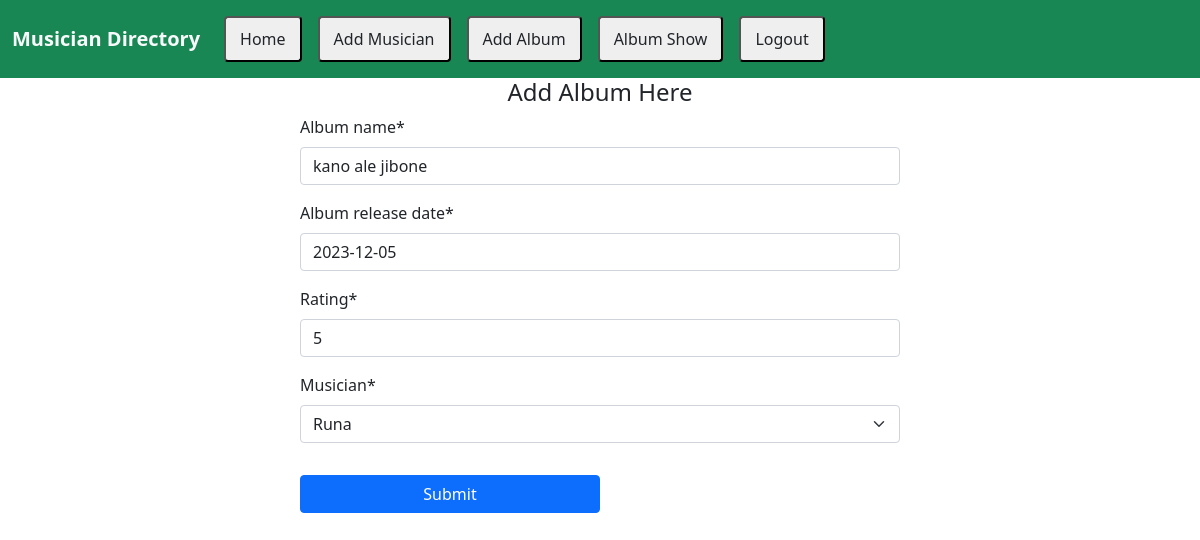
The app's page /albums/edit/2 (signed in) with its own data.
### album/models.py (models this page shows, shortened)
class Album(models.Model):
    album_name = models.CharField(max_length=30)
    album_release_date = models.DateField()
    rating = models.IntegerField()
    musician = models.ForeignKey(Musician, on_delete=models.CASCADE)

### album/views.py (the view, shortened to what this page needs)
# urls.py: path('edit/<int:id>', views.EditAlbumView.as_view(), name='edit_page'),
@method_decorator(login_required, name = 'dispatch')
class EditAlbumView(UpdateView):
    model = models.Album
    form_class = forms.AlbumForm
    template_name = 'albums.html'
    success_url = reverse_lazy('album_page')
    def get_object(self):
        id = self.kwargs.get('id')
        return models.Album.objects.get(pk=id)

### album/forms.py
class AlbumForm(forms.ModelForm):
    class Meta:
        model = Album
        fields = '__all__'

### musician/models.py (called while the page is built)
    def __str__(self):
        return self.first_name

### album/templates/albums.html (shortened to what this page needs)
{% extends 'base.html' %}
{% block content %}
{% load crispy_forms_tags %}
<form action="" method="post" class="w-50 m-auto" >
    <h4 class="text-center"> Add Album Here</h4>
    {{form | crispy}}
    <button class="btn btn-primary mt-3  mb-4 w-50 m-auto" type="submit">Submit</button>
</form>
{% endblock %}

### records on screen
Album: album_name "kano ale jibone", album_release_date "2023-12-05", rating "5", musician "Runa"
